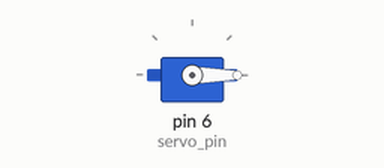
This sketch was run on a simulated Arduino Uno, built with avr-gcc and run on an emulated ATmega328P. On the bench: servo.

Above: at 0.05 s.
At 1.8 s:
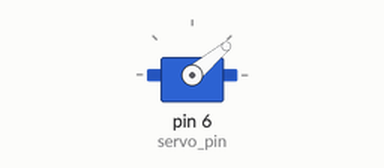
At 3.6 s:
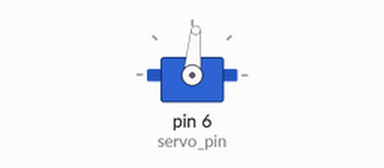
At 7.2 s:
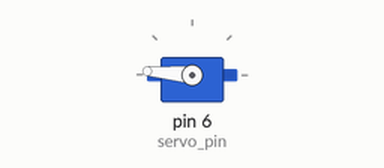
Timing chart, 0 to 9.4 s (numbered marks = the images above):
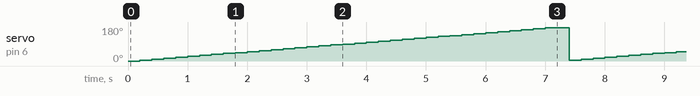

The sketch:

servo.ino
```cpp
#include <Servo.h>
#define servo_pin 6
Servo my_servo;
int angle=0;
int gain=5;

void setup() {
my_servo.attach(servo_pin);
}

void loop() {
  if(angle<180)
  {
    my_servo.write(angle);
  }
  else
  {
    angle=0;
  }
  angle=angle+gain;
  delay(200);
}
```

Measured:
- by itself, servo on pin 6 (servo_pin): ramps from 5° to 175° and jumps back, once every 7.2 s
